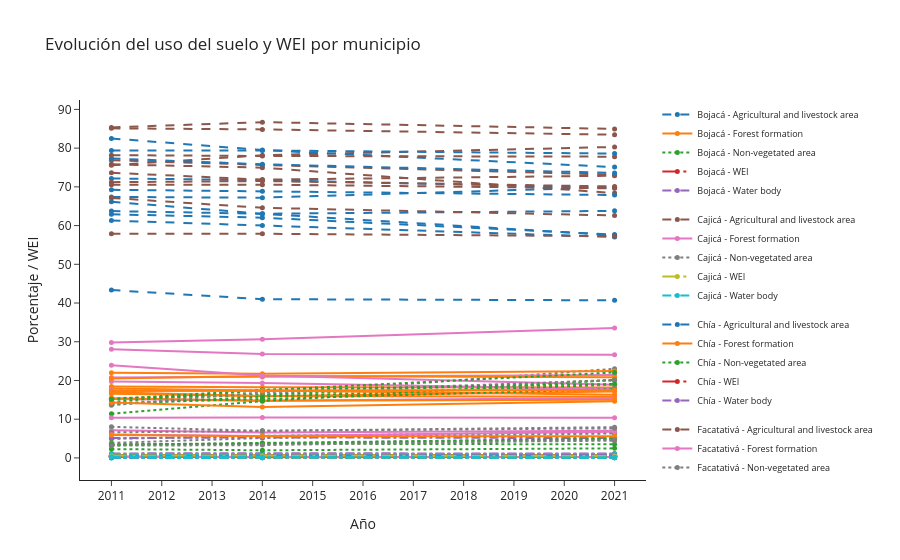

Notebook source saved alongside this figure:
### Code cell
class_cols = {
    'Forest formation': 'Forest formation_perc',
    'Agricultural and livestock area': 'Agricultural and livestock area_perc',
    'Non-vegetated area': 'Non-vegetated area_perc',
    'Water body': 'Water body_perc',
    'WEI': 'WEI',
}

df_plot = df_all[['municipio_base', 'year'] + list(class_cols.values())].rename(
    columns={v: k for k, v in class_cols.items()}
)

df_long = df_plot.melt(
    id_vars=['municipio_base', 'year'],
    var_name='class',
    value_name='value'
)

fig = go.Figure()

for (municipio, cls), group in df_long.groupby(['municipio_base', 'class']):
    fig.add_trace(
        go.Scatter(
            x=group['year'],
            y=group['value'],
            mode='lines+markers',
            name=f'{municipio} - {cls}',
            legendgroup=municipio,
            line=dict(
                dash=line_styles.get(cls, 'solid'),
                width=2,
            ),
            marker=dict(size=5),
            hovertemplate='<b>%{fullData.name}</b><br>Año: %{x}<br>Valor: %{y:.2f}<extra></extra>'
        )
    )

fig.update_layout(
    title='Evolución del uso del suelo y WEI por municipio',
    xaxis=dict(title='Año', dtick=1),
    yaxis=dict(title='Porcentaje / WEI'),
    legend=dict(traceorder='grouped', font=dict(size=9)),
    hovermode='closest',
    template='simple_white'
)

fig

### Figure 1 — Plotly figure (JSON) as saved in the notebook; plotly's stock layout.template omitted (floating-point values rounded to 4 significant figures)
{"data": [{"hovertemplate": "<b>%{fullData.name}</b><br>Año: %{x}<br>Valor: %{y:.2f}<extra></extra>", "legendgroup": "Bojacá", "line": {"dash": "dash", "width": 2}, "marker": {"size": 5}, "mode": "lines+markers", "name": "Bojacá - Agricultural and livestock area", "type": "scatter", "x": [2011, 2014, 2021], "y": [63.74, 63.06, 63.8]}, {"hovertemplate": "<b>%{fullData.name}</b><br>Año: %{x}<br>Valor: %{y:.2f}<extra></extra>", "legendgroup": "Bojacá", "line": {"dash": "solid", "width": 2}, "marker": {"size": 5}, "mode": "lines+markers", "name": "Bojacá - Forest formation", "type": "scatter", "x": [2011, 2014, 2021], "y": [16.57, 15.98, 15.8]}, {"hovertemplate": "<b>%{fullData.name}</b><br>Año: %{x}<br>Valor: %{y:.2f}<extra></extra>", "legendgroup": "Bojacá", "line": {"dash": "dot", "width": 2}, "marker": {"size": 5}, "mode": "lines+markers", "name": "Bojacá - Non-vegetated area", "type": "scatter", "x": [2011, 2014, 2021], "y": [3.434, 3.727, 5.014]}, {"hovertemplate": "<b>%{fullData.name}</b><br>Año: %{x}<br>Valor: %{y:.2f}<extra></extra>", "legendgroup": "Bojacá", "line": {"dash": "longdashdot", "width": 2}, "marker": {"size": 5}, "mode": "lines+markers", "name": "Bojacá - WEI", "type": "scatter", "x": [2011, 2014, 2021], "y": [0.4856, 0.4762, 0.4779]}, {"hovertemplate": "<b>%{fullData.name}</b><br>Año: %{x}<br>Valor: %{y:.2f}<extra></extra>", "legendgroup": "Bojacá", "line": {"dash": "dashdot", "width": 2}, "marker": {"size": 5}, "mode": "lines+markers", "name": "Bojacá - Water body", "type": "scatter", "x": [2011, 2014, 2021], "y": [0.1202, 0.1167, 0.08796]}, {"hovertemplate": "<b>%{fullData.name}</b><br>Año: %{x}<br>Valor: %{y:.2f}<extra></extra>", "legendgroup": "Cajicá", "line": {"dash": "dash", "width": 2}, "marker": {"size": 5}, "mode": "lines+markers", "name": "Cajicá - Agricultural and livestock area", "type": "scatter", "x": [2011, 2014, 2021], "y": [75.82, 74.96, 68.39]}, {"hovertemplate": "<b>%{fullData.name}</b><br>Año: %{x}<br>Valor: %{y:.2f}<extra></extra>", "legendgroup": "Cajicá", "line": {"dash": "solid", "width": 2}, "marker": {"size": 5}, "mode": "lines+markers", "name": "Cajicá - Forest formation", "type": "scatter", "x": [2011, 2014, 2021], "y": [7.137, 6.59, 7.023]}, {"hovertemplate": "<b>%{fullData.name}</b><br>Año: %{x}<br>Valor: %{y:.2f}<extra></extra>", "legendgroup": "Cajicá", "line": {"dash": "dot", "width": 2}, "marker": {"size": 5}, "mode": "lines+markers", "name": "Cajicá - Non-vegetated area", "type": "scatter", "x": [2011, 2014, 2021], "y": [15.42, 16.34, 23.02]}, {"hovertemplate": "<b>%{fullData.name}</b><br>Año: %{x}<br>Valor: %{y:.2f}<extra></extra>", "legendgroup": "Cajicá", "line": {"dash": "longdashdot", "width": 2}, "marker": {"size": 5}, "mode": "lines+markers", "name": "Cajicá - WEI", "type": "scatter", "x": [2011, 2014, 2021], "y": [0.4544, 0.4474, 0.4159]}, {"hovertemplate": "<b>%{fullData.name}</b><br>Año: %{x}<br>Valor: %{y:.2f}<extra></extra>", "legendgroup": "Cajicá", "line": {"dash": "dashdot", "width": 2}, "marker": {"size": 5}, "mode": "lines+markers", "name": "Cajicá - Water body", "type": "scatter", "x": [2011, 2014, 2021], "y": [0.3958, 0.6717, 0.3749]}, {"hovertemplate": "<b>%{fullData.name}</b><br>Año: %{x}<br>Valor: %{y:.2f}<extra></extra>", "legendgroup": "Chía", "line": {"dash": "dash", "width": 2}, "marker": {"size": 5}, "mode": "lines+markers", "name": "Chía - Agricultural and livestock area", "type": "scatter", "x": [2011, 2014, 2021], "y": [62.92, 62.04, 57.68]}, {"hovertemplate": "<b>%{fullData.name}</b><br>Año: %{x}<br>Valor: %{y:.2f}<extra></extra>", "legendgroup": "Chía", "line": {"dash": "solid", "width": 2}, "marker": {"size": 5}, "mode": "lines+markers", "name": "Chía - Forest formation", "type": "scatter", "x": [2011, 2014, 2021], "y": [18.41, 18.27, 18.2]}, {"hovertemplate": "<b>%{fullData.name}</b><br>Año: %{x}<br>Valor: %{y:.2f}<extra></extra>", "legendgroup": "Chía", "line": {"dash": "dot", "width": 2}, "marker": {"size": 5}, "mode": "lines+markers", "name": "Chía - Non-vegetated area", "type": "scatter", "x": [2011, 2014, 2021], "y": [15.35, 16.22, 20.18]}, {"hovertemplate": "<b>%{fullData.name}</b><br>Año: %{x}<br>Valor: %{y:.2f}<extra></extra>", "legendgroup": "Chía", "line": {"dash": "longdashdot", "width": 2}, "marker": {"size": 5}, "mode": "lines+markers", "name": "Chía - WEI", "type": "scatter", "x": [2011, 2014, 2021], "y": [0.5002, 0.4962, 0.4721]}, {"hovertemplate": "<b>%{fullData.name}</b><br>Año: %{x}<br>Valor: %{y:.2f}<extra></extra>", "legendgroup": "Chía", "line": {"dash": "dashdot", "width": 2}, "marker": {"size": 5}, "mode": "lines+markers", "name": "Chía - Water body", "type": "scatter", "x": [2011, 2014, 2021], "y": [0.146, 0.321, 0.1672]}, {"hovertemplate": "<b>%{fullData.name}</b><br>Año: %{x}<br>Valor: %{y:.2f}<extra></extra>", "legendgroup": "Facatativá", "line": {"dash": "dash", "width": 2}, "marker": {"size": 5}, "mode": "lines+markers", "name": "Facatativá - Agricultural and livestock area", "type": "scatter", "x": [2011, 2014, 2021], "y": [76.86, 75.68, 73.15]}, {"hovertemplate": "<b>%{fullData.name}</b><br>Año: %{x}<br>Valor: %{y:.2f}<extra></extra>", "legendgroup": "Facatativá", "line": {"dash": "solid", "width": 2}, "marker": {"size": 5}, "mode": "lines+markers", "name": "Facatativá - Forest formation", "type": "scatter", "x": [2011, 2014, 2021], "y": [15.19, 14.79, 15.49]}, {"hovertemplate": "<b>%{fullData.name}</b><br>Año: %{x}<br>Valor: %{y:.2f}<extra></extra>", "legendgroup": "Facatativá", "line": {"dash": "dot", "width": 2}, "marker": {"size": 5}, "mode": "lines+markers", "name": "Facatativá - Non-vegetated area", "type": "scatter", "x": [2011, 2014, 2021], "y": [6.59, 6.992, 7.937]}, {"hovertemplate": "<b>%{fullData.name}</b><br>Año: %{x}<br>Valor: %{y:.2f}<extra></extra>", "legendgroup": "Facatativá", "line": {"dash": "longdashdot", "width": 2}, "marker": {"size": 5}, "mode": "lines+markers", "name": "Facatativá - WEI", "type": "scatter", "x": [2011, 2014, 2021], "y": [0.538, 0.5278, 0.5224]}, {"hovertemplate": "<b>%{fullData.name}</b><br>Año: %{x}<br>Valor: %{y:.2f}<extra></extra>", "legendgroup": "Facatativá", "line": {"dash": "dashdot", "width": 2}, "marker": {"size": 5}, "mode": "lines+markers", "name": "Facatativá - Water body", "type": "scatter", "x": [2011, 2014, 2021], "y": [0.1702, 0.1488, 0.1697]}, {"hovertemplate": "<b>%{fullData.name}</b><br>Año: %{x}<br>Valor: %{y:.2f}<extra></extra>", "legendgroup": "Fusagasugá", "line": {"dash": "dash", "width": 2}, "marker": {"size": 5}, "mode": "lines+markers", "name": "Fusagasugá - Agricultural and livestock area", "type": "scatter", "x": [2011, 2014, 2021], "y": [72.18, 71.75, 69.78]}, {"hovertemplate": "<b>%{fullData.name}</b><br>Año: %{x}<br>Valor: %{y:.2f}<extra></extra>", "legendgroup": "Fusagasugá", "line": {"dash": "solid", "width": 2}, "marker": {"size": 5}, "mode": "lines+markers", "name": "Fusagasugá - Forest formation", "type": "scatter", "x": [2011, 2014, 2021], "y": [22.0, 21.71, 22.44]}, {"hovertemplate": "<b>%{fullData.name}</b><br>Año: %{x}<br>Valor: %{y:.2f}<extra></extra>", "legendgroup": "Fusagasugá", "line": {"dash": "dot", "width": 2}, "marker": {"size": 5}, "mode": "lines+markers", "name": "Fusagasugá - Non-vegetated area", "type": "scatter", "x": [2011, 2014, 2021], "y": [4.93, 5.685, 6.593]}, {"hovertemplate": "<b>%{fullData.name}</b><br>Año: %{x}<br>Valor: %{y:.2f}<extra></extra>", "legendgroup": "Fusagasugá", "line": {"dash": "longdashdot", "width": 2}, "marker": {"size": 5}, "mode": "lines+markers", "name": "Fusagasugá - WEI", "type": "scatter", "x": [2011, 2014, 2021], "y": [0.5811, 0.576, 0.5736]}, {"hovertemplate": "<b>%{fullData.name}</b><br>Año: %{x}<br>Valor: %{y:.2f}<extra></extra>", "legendgroup": "Fusagasugá", "line": {"dash": "dashdot", "width": 2}, "marker": {"size": 5}, "mode": "lines+markers", "name": "Fusagasugá - Water body", "type": "scatter", "x": [2011, 2014, 2021], "y": [0.01887, 0.01979, 0.02992]}, {"hovertemplate": "<b>%{fullData.name}</b><br>Año: %{x}<br>Valor: %{y:.2f}<extra></extra>", "legendgroup": "Gachancipá", "line": {"dash": "dash", "width": 2}, "marker": {"size": 5}, "mode": "lines+markers", "name": "Gachancipá - Agricultural and livestock area", "type": "scatter", "x": [2011, 2014, 2021], "y": [73.65, 71.87, 72.88]}, {"hovertemplate": "<b>%{fullData.name}</b><br>Año: %{x}<br>Valor: %{y:.2f}<extra></extra>", "legendgroup": "Gachancipá", "line": {"dash": "solid", "width": 2}, "marker": {"size": 5}, "mode": "lines+markers", "name": "Gachancipá - Forest formation", "type": "scatter", "x": [2011, 2014, 2021], "y": [19.75, 19.35, 17.71]}, {"hovertemplate": "<b>%{fullData.name}</b><br>Año: %{x}<br>Valor: %{y:.2f}<extra></extra>", "legendgroup": "Gachancipá", "line": {"dash": "dot", "width": 2}, "marker": {"size": 5}, "mode": "lines+markers", "name": "Gachancipá - Non-vegetated area", "type": "scatter", "x": [2011, 2014, 2021], "y": [3.872, 5.144, 6.318]}, {"hovertemplate": "<b>%{fullData.name}</b><br>Año: %{x}<br>Valor: %{y:.2f}<extra></extra>", "legendgroup": "Gachancipá", "line": {"dash": "longdashdot", "width": 2}, "marker": {"size": 5}, "mode": "lines+markers", "name": "Gachancipá - WEI", "type": "scatter", "x": [2011, 2014, 2021], "y": [0.5664, 0.5533, 0.5421]}, {"hovertemplate": "<b>%{fullData.name}</b><br>Año: %{x}<br>Valor: %{y:.2f}<extra></extra>", "legendgroup": "Gachancipá", "line": {"dash": "dashdot", "width": 2}, "marker": {"size": 5}, "mode": "lines+markers", "name": "Gachancipá - Water body", "type": "scatter", "x": [2011, 2014, 2021], "y": [0.06223, 0.04563, 0.056]}, {"hovertemplate": "<b>%{fullData.name}</b><br>Año: %{x}<br>Valor: %{y:.2f}<extra></extra>", "legendgroup": "Sibaté", "line": {"dash": "dash", "width": 2}, "marker": {"size": 5}, "mode": "lines+markers", "name": "Sibaté - Agricultural and livestock area", "type": "scatter", "x": [2011, 2014, 2021], "y": [67.41, 67.2, 69.93]}, {"hovertemplate": "<b>%{fullData.name}</b><br>Año: %{x}<br>Valor: %{y:.2f}<extra></extra>", "legendgroup": "Sibaté", "line": {"dash": "solid", "width": 2}, "marker": {"size": 5}, "mode": "lines+markers", "name": "Sibaté - Forest formation", "type": "scatter", "x": [2011, 2014, 2021], "y": [15.42, 14.76, 15.02]}, {"hovertemplate": "<b>%{fullData.name}</b><br>Año: %{x}<br>Valor: %{y:.2f}<extra></extra>", "legendgroup": "Sibaté", "line": {"dash": "dot", "width": 2}, "marker": {"size": 5}, "mode": "lines+markers", "name": "Sibaté - Non-vegetated area", "type": "scatter", "x": [2011, 2014, 2021], "y": [3.341, 3.679, 3.503]}, {"hovertemplate": "<b>%{fullData.name}</b><br>Año: %{x}<br>Valor: %{y:.2f}<extra></extra>", "legendgroup": "Sibaté", "line": {"dash": "longdashdot", "width": 2}, "marker": {"size": 5}, "mode": "lines+markers", "name": "Sibaté - WEI", "type": "scatter", "x": [2011, 2014, 2021], "y": [0.5425, 0.5365, 0.551]}, {"hovertemplate": "<b>%{fullData.name}</b><br>Año: %{x}<br>Valor: %{y:.2f}<extra></extra>", "legendgroup": "Sibaté", "line": {"dash": "dashdot", "width": 2}, "marker": {"size": 5}, "mode": "lines+markers", "name": "Sibaté - Water body", "type": "scatter", "x": [2011, 2014, 2021], "y": [5.127, 5.285, 5.12]}, {"hovertemplate": "<b>%{fullData.name}</b><br>Año: %{x}<br>Valor: %{y:.2f}<extra></extra>", "legendgroup": "Sopó", "line": {"dash": "dash", "width": 2}, "marker": {"size": 5}, "mode": "lines+markers", "name": "Sopó - Agricultural and livestock area", "type": "scatter", "x": [2011, 2014, 2021], "y": [71.21, 71.5, 70.09]}, {"hovertemplate": "<b>%{fullData.name}</b><br>Año: %{x}<br>Valor: %{y:.2f}<extra></extra>", "legendgroup": "Sopó", "line": {"dash": "solid", "width": 2}, "marker": {"size": 5}, "mode": "lines+markers", "name": "Sopó - Forest formation", "type": "scatter", "x": [2011, 2014, 2021], "y": [20.76, 20.93, 21.4]}, {"hovertemplate": "<b>%{fullData.name}</b><br>Año: %{x}<br>Valor: %{y:.2f}<extra></extra>", "legendgroup": "Sopó", "line": {"dash": "dot", "width": 2}, "marker": {"size": 5}, "mode": "lines+markers", "name": "Sopó - Non-vegetated area", "type": "scatter", "x": [2011, 2014, 2021], "y": [3.468, 3.674, 4.456]}, {"hovertemplate": "<b>%{fullData.name}</b><br>Año: %{x}<br>Valor: %{y:.2f}<extra></extra>", "legendgroup": "Sopó", "line": {"dash": "longdashdot", "width": 2}, "marker": {"size": 5}, "mode": "lines+markers", "name": "Sopó - WEI", "type": "scatter", "x": [2011, 2014, 2021], "y": [0.5686, 0.5719, 0.5676]}, {"hovertemplate": "<b>%{fullData.name}</b><br>Año: %{x}<br>Valor: %{y:.2f}<extra></extra>", "legendgroup": "Sopó", "line": {"dash": "dashdot", "width": 2}, "marker": {"size": 5}, "mode": "lines+markers", "name": "Sopó - Water body", "type": "scatter", "x": [2011, 2014, 2021], "y": [0.4926, 0.5095, 0.3113]}, {"hovertemplate": "<b>%{fullData.name}</b><br>Año: %{x}<br>Valor: %{y:.2f}<extra></extra>", "legendgroup": "Tocancipá", "line": {"dash": "dash", "width": 2}, "marker": {"size": 5}, "mode": "lines+markers", "name": "Tocancipá - Agricultural and livestock area", "type": "scatter", "x": [2011, 2014, 2021], "y": [61.3, 60.01, 57.04]}, {"hovertemplate": "<b>%{fullData.name}</b><br>Año: %{x}<br>Valor: %{y:.2f}<extra></extra>", "legendgroup": "Tocancipá", "line": {"dash": "solid", "width": 2}, "marker": {"size": 5}, "mode": "lines+markers", "name": "Tocancipá - Forest formation", "type": "scatter", "x": [2011, 2014, 2021], "y": [16.94, 15.93, 17.15]}, {"hovertemplate": "<b>%{fullData.name}</b><br>Año: %{x}<br>Valor: %{y:.2f}<extra></extra>", "legendgroup": "Tocancipá", "line": {"dash": "dot", "width": 2}, "marker": {"size": 5}, "mode": "lines+markers", "name": "Tocancipá - Non-vegetated area", "type": "scatter", "x": [2011, 2014, 2021], "y": [13.84, 15.82, 18.9]}, {"hovertemplate": "<b>%{fullData.name}</b><br>Año: %{x}<br>Valor: %{y:.2f}<extra></extra>", "legendgroup": "Tocancipá", "line": {"dash": "longdashdot", "width": 2}, "marker": {"size": 5}, "mode": "lines+markers", "name": "Tocancipá - WEI", "type": "scatter", "x": [2011, 2014, 2021], "y": [0.4875, 0.4715, 0.4679]}, {"hovertemplate": "<b>%{fullData.name}</b><br>Año: %{x}<br>Valor: %{y:.2f}<extra></extra>", "legendgroup": "Tocancipá", "line": {"dash": "dashdot", "width": 2}, "marker": {"size": 5}, "mode": "lines+markers", "name": "Tocancipá - Water body", "type": "scatter", "x": [2011, 2014, 2021], "y": [1.163, 1.211, 1.114]}, {"hovertemplate": "<b>%{fullData.name}</b><br>Año: %{x}<br>Valor: %{y:.2f}<extra></extra>", "legendgroup": "Zipacón", "line": {"dash": "dash", "width": 2}, "marker": {"size": 5}, "mode": "lines+markers", "name": "Zipacón - Agricultural and livestock area", "type": "scatter", "x": [2011, 2014, 2021], "y": [70.56, 70.57, 69.63]}, {"hovertemplate": "<b>%{fullData.name}</b><br>Año: %{x}<br>Valor: %{y:.2f}<extra></extra>", "legendgroup": "Zipacón", "line": {"dash": "solid", "width": 2}, "marker": {"size": 5}, "mode": "lines+markers", "name": "Zipacón - Forest formation", "type": "scatter", "x": [2011, 2014, 2021], "y": [28.04, 26.86, 26.62]}, {"hovertemplate": "<b>%{fullData.name}</b><br>Año: %{x}<br>Valor: %{y:.2f}<extra></extra>", "legendgroup": "Zipacón", "line": {"dash": "dot", "width": 2}, "marker": {"size": 5}, "mode": "lines+markers", "name": "Zipacón - Non-vegetated area", "type": "scatter", "x": [2011, 2014, 2021], "y": [0.5507, 0.8055, 0.5047]}, {"hovertemplate": "<b>%{fullData.name}</b><br>Año: %{x}<br>Valor: %{y:.2f}<extra></extra>", "legendgroup": "Zipacón", "line": {"dash": "longdashdot", "width": 2}, "marker": {"size": 5}, "mode": "lines+markers", "name": "Zipacón - WEI", "type": "scatter", "x": [2011, 2014, 2021], "y": [0.6334, 0.6216, 0.6149]}, {"hovertemplate": "<b>%{fullData.name}</b><br>Año: %{x}<br>Valor: %{y:.2f}<extra></extra>", "legendgroup": "Zipacón", "line": {"dash": "dashdot", "width": 2}, "marker": {"size": 5}, "mode": "lines+markers", "name": "Zipacón - Water body", "type": "scatter", "x": [2011, 2014, 2021], "y": [0.02959, 0.01479, 0.06247]}, {"hovertemplate": "<b>%{fullData.name}</b><br>Año: %{x}<br>Valor: %{y:.2f}<extra></extra>", "legendgroup": "Zipaquirá", "line": {"dash": "dash", "width": 2}, "marker": {"size": 5}, "mode": "lines+markers", "name": "Zipaquirá - Agricultural and livestock area", "type": "scatter", "x": [2011, 2014, 2021], "y": [69.25, 68.84, 67.89]}, {"hovertemplate": "<b>%{fullData.name}</b><br>Año: %{x}<br>Valor: %{y:.2f}<extra></extra>", "legendgroup": "Zipaquirá", "line": {"dash": "solid", "width": 2}, "marker": {"size": 5}, "mode": "lines+markers", "name": "Zipaquirá - Forest formation", "type": "scatter", "x": [2011, 2014, 2021], "y": [20.52, 21.14, 20.8]}, {"hovertemplate": "<b>%{fullData.name}</b><br>Año: %{x}<br>Valor: %{y:.2f}<extra></extra>", "legendgroup": "Zipaquirá", "line": {"dash": "dot", "width": 2}, "marker": {"size": 5}, "mode": "lines+markers", "name": "Zipaquirá - Non-vegetated area", "type": "scatter", "x": [2011, 2014, 2021], "y": [3.411, 3.828, 4.935]}, {"hovertemplate": "<b>%{fullData.name}</b><br>Año: %{x}<br>Valor: %{y:.2f}<extra></extra>", "legendgroup": "Zipaquirá", "line": {"dash": "longdashdot", "width": 2}, "marker": {"size": 5}, "mode": "lines+markers", "name": "Zipaquirá - WEI", "type": "scatter", "x": [2011, 2014, 2021], "y": [0.5543, 0.5585, 0.5503]}, {"hovertemplate": "<b>%{fullData.name}</b><br>Año: %{x}<br>Valor: %{y:.2f}<extra></extra>", "legendgroup": "Zipaquirá", "line": {"dash": "dashdot", "width": 2}, "marker": {"size": 5}, "mode": "lines+markers", "name": "Zipaquirá - Water body", "type": "scatter", "x": [2011, 2014, 2021], "y": [0.2779, 0.2852, 0.2825]}, {"hovertemplate": "<b>%{fullData.name}</b><br>Año: %{x}<br>Valor: %{y:.2f}<extra></extra>", "legendgroup": "anolaima", "line": {"dash": "dash", "width": 2}, "marker": {"size": 5}, "mode": "lines+markers", "name": "anolaima - Agricultural and livestock area", "type": "scatter", "x": [2011, 2014, 2021], "y": [75.58, 78.18, 80.31]}, {"hovertemplate": "<b>%{fullData.name}</b><br>Año: %{x}<br>Valor: %{y:.2f}<extra></extra>", "legendgroup": "anolaima", "line": {"dash": "solid", "width": 2}, "marker": {"size": 5}, "mode": "lines+markers", "name": "anolaima - Forest formation", "type": "scatter", "x": [2011, 2014, 2021], "y": [23.96, 21.28, 18.87]}, {"hovertemplate": "<b>%{fullData.name}</b><br>Año: %{x}<br>Valor: %{y:.2f}<extra></extra>", "legendgroup": "anolaima", "line": {"dash": "dot", "width": 2}, "marker": {"size": 5}, "mode": "lines+markers", "name": "anolaima - Non-vegetated area", "type": "scatter", "x": [2011, 2014, 2021], "y": [0.4553, 0.5261, 0.8097]}, {"hovertemplate": "<b>%{fullData.name}</b><br>Año: %{x}<br>Valor: %{y:.2f}<extra></extra>", "legendgroup": "anolaima", "line": {"dash": "longdashdot", "width": 2}, "marker": {"size": 5}, "mode": "lines+markers", "name": "anolaima - WEI", "type": "scatter", "x": [2011, 2014, 2021], "y": [0.6176, 0.6038, 0.5903]}, {"hovertemplate": "<b>%{fullData.name}</b><br>Año: %{x}<br>Valor: %{y:.2f}<extra></extra>", "legendgroup": "anolaima", "line": {"dash": "dashdot", "width": 2}, "marker": {"size": 5}, "mode": "lines+markers", "name": "anolaima - Water body", "type": "scatter", "x": [2011, 2014, 2021], "y": [0.008841, 0.014, 0.009578]}, {"hovertemplate": "<b>%{fullData.name}</b><br>Año: %{x}<br>Valor: %{y:.2f}<extra></extra>", "legendgroup": "cota", "line": {"dash": "dash", "width": 2}, "marker": {"size": 5}, "mode": "lines+markers", "name": "cota - Agricultural and livestock area", "type": "scatter", "x": [2011, 2014, 2021], "y": [66.15, 63.05, 57.48]}, {"hovertemplate": "<b>%{fullData.name}</b><br>Año: %{x}<br>Valor: %{y:.2f}<extra></extra>", "legendgroup": "cota", "line": {"dash": "solid", "width": 2}, "marker": {"size": 5}, "mode": "lines+markers", "name": "cota - Forest formation", "type": "scatter", "x": [2011, 2014, 2021], "y": [17.96, 17.39, 16.34]}, {"hovertemplate": "<b>%{fullData.name}</b><br>Año: %{x}<br>Valor: %{y:.2f}<extra></extra>", "legendgroup": "cota", "line": {"dash": "dot", "width": 2}, "marker": {"size": 5}, "mode": "lines+markers", "name": "cota - Non-vegetated area", "type": "scatter", "x": [2011, 2014, 2021], "y": [11.4, 14.66, 20.12]}, {"hovertemplate": "<b>%{fullData.name}</b><br>Año: %{x}<br>Valor: %{y:.2f}<extra></extra>", "legendgroup": "cota", "line": {"dash": "longdashdot", "width": 2}, "marker": {"size": 5}, "mode": "lines+markers", "name": "cota - WEI", "type": "scatter", "x": [2011, 2014, 2021], "y": [0.5146, 0.4938, 0.4552]}, {"hovertemplate": "<b>%{fullData.name}</b><br>Año: %{x}<br>Valor: %{y:.2f}<extra></extra>", "legendgroup": "cota", "line": {"dash": "dashdot", "width": 2}, "marker": {"size": 5}, "mode": "lines+markers", "name": "cota - Water body", "type": "scatter", "x": [2011, 2014, 2021], "y": [0.431, 0.4642, 0.4327]}, {"hovertemplate": "<b>%{fullData.name}</b><br>Año: %{x}<br>Valor: %{y:.2f}<extra></extra>", "legendgroup": "el rosal", "line": {"dash": "dash", "width": 2}, "marker": {"size": 5}, "mode": "lines+markers", "name": "el rosal - Agricultural and livestock area", "type": "scatter", "x": [2011, 2014, 2021], "y": [85.35, 86.72, 84.97]}, {"hovertemplate": "<b>%{fullData.name}</b><br>Año: %{x}<br>Valor: %{y:.2f}<extra></extra>", "legendgroup": "el rosal", "line": {"dash": "solid", "width": 2}, "marker": {"size": 5}, "mode": "lines+markers", "name": "el rosal - Forest formation", "type": "scatter", "x": [2011, 2014, 2021], "y": [6.069, 5.659, 6.741]}, {"hovertemplate": "<b>%{fullData.name}</b><br>Año: %{x}<br>Valor: %{y:.2f}<extra></extra>", "legendgroup": "el rosal", "line": {"dash": "dot", "width": 2}, "marker": {"size": 5}, "mode": "lines+markers", "name": "el rosal - Non-vegetated area", "type": "scatter", "x": [2011, 2014, 2021], "y": [8.022, 6.991, 7.631]}, {"hovertemplate": "<b>%{fullData.name}</b><br>Año: %{x}<br>Valor: %{y:.2f}<extra></extra>", "legendgroup": "el rosal", "line": {"dash": "longdashdot", "width": 2}, "marker": {"size": 5}, "mode": "lines+markers", "name": "el rosal - WEI", "type": "scatter", "x": [2011, 2014, 2021], "y": [0.493, 0.4965, 0.4989]}, {"hovertemplate": "<b>%{fullData.name}</b><br>Año: %{x}<br>Valor: %{y:.2f}<extra></extra>", "legendgroup": "el rosal", "line": {"dash": "dashdot", "width": 2}, "marker": {"size": 5}, "mode": "lines+markers", "name": "el rosal - Water body", "type": "scatter", "x": [2011, 2014, 2021], "y": [0.5567, 0.6303, 0.6619]}, {"hovertemplate": "<b>%{fullData.name}</b><br>Año: %{x}<br>Valor: %{y:.2f}<extra></extra>", "legendgroup": "funza", "line": {"dash": "dash", "width": 2}, "marker": {"size": 5}, "mode": "lines+markers", "name": "funza - Agricultural and livestock area", "type": "scatter", "x": [2011, 2014, 2021], "y": [82.51, 79.51, 75.11]}, {"hovertemplate": "<b>%{fullData.name}</b><br>Año: %{x}<br>Valor: %{y:.2f}<extra></extra>", "legendgroup": "funza", "line": {"dash": "solid", "width": 2}, "marker": {"size": 5}, "mode": "lines+markers", "name": "funza - Forest formation", "type": "scatter", "x": [2011, 2014, 2021], "y": [0.3751, 0.1958, 0.2162]}, {"hovertemplate": "<b>%{fullData.name}</b><br>Año: %{x}<br>Valor: %{y:.2f}<extra></extra>", "legendgroup": "funza", "line": {"dash": "dot", "width": 2}, "marker": {"size": 5}, "mode": "lines+markers", "name": "funza - Non-vegetated area", "type": "scatter", "x": [2011, 2014, 2021], "y": [14.46, 17.47, 22.07]}, {"hovertemplate": "<b>%{fullData.name}</b><br>Año: %{x}<br>Valor: %{y:.2f}<extra></extra>", "legendgroup": "funza", "line": {"dash": "longdashdot", "width": 2}, "marker": {"size": 5}, "mode": "lines+markers", "name": "funza - WEI", "type": "scatter", "x": [2011, 2014, 2021], "y": [0.4246, 0.4095, 0.3857]}, {"hovertemplate": "<b>%{fullData.name}</b><br>Año: %{x}<br>Valor: %{y:.2f}<extra></extra>", "legendgroup": "funza", "line": {"dash": "dashdot", "width": 2}, "marker": {"size": 5}, "mode": "lines+markers", "name": "funza - Water body", "type": "scatter", "x": [2011, 2014, 2021], "y": [0.8367, 1.005, 0.8011]}, {"hovertemplate": "<b>%{fullData.name}</b><br>Año: %{x}<br>Valor: %{y:.2f}<extra></extra>", "legendgroup": "la calera", "line": {"dash": "dash", "width": 2}, "marker": {"size": 5}, "mode": "lines+markers", "name": "la calera - Agricultural and livestock area", "type": "scatter", "x": [2011, 2014, 2021], "y": [57.88, 57.88, 57.26]}, {"hovertemplate": "<b>%{fullData.name}</b><br>Año: %{x}<br>Valor: %{y:.2f}<extra></extra>", "legendgroup": "la calera", "line": {"dash": "solid", "width": 2}, "marker": {"size": 5}, "mode": "lines+markers", "name": "la calera - Forest formation", "type": "scatter", "x": [2011, 2014, 2021], "y": [29.79, 30.66, 33.54]}, {"hovertemplate": "<b>%{fullData.name}</b><br>Año: %{x}<br>Valor: %{y:.2f}<extra></extra>", "legendgroup": "la calera", "line": {"dash": "dot", "width": 2}, "marker": {"size": 5}, "mode": "lines+markers", "name": "la calera - Non-vegetated area", "type": "scatter", "x": [2011, 2014, 2021], "y": [0.8176, 0.9554, 1.017]}, {"hovertemplate": "<b>%{fullData.name}</b><br>Año: %{x}<br>Valor: %{y:.2f}<extra></extra>", "legendgroup": "la calera", "line": {"dash": "longdashdot", "width": 2}, "marker": {"size": 5}, "mode": "lines+markers", "name": "la calera - WEI", "type": "scatter", "x": [2011, 2014, 2021], "y": [0.5975, 0.6064, 0.6317]}, {"hovertemplate": "<b>%{fullData.name}</b><br>Año: %{x}<br>Valor: %{y:.2f}<extra></extra>", "legendgroup": "la calera", "line": {"dash": "dashdot", "width": 2}, "marker": {"size": 5}, "mode": "lines+markers", "name": "la calera - Water body", "type": "scatter", "x": [2011, 2014, 2021], "y": [1.028, 1.041, 0.999]}, {"hovertemplate": "<b>%{fullData.name}</b><br>Año: %{x}<br>Valor: %{y:.2f}<extra></extra>", "legendgroup": "madrid", "line": {"dash": "dash", "width": 2}, "marker": {"size": 5}, "mode": "lines+markers", "name": "madrid - Agricultural and livestock area", "type": "scatter", "x": [2011, 2014, 2021], "y": [77.33, 75.84, 73.59]}, {"hovertemplate": "<b>%{fullData.name}</b><br>Año: %{x}<br>Valor: %{y:.2f}<extra></extra>", "legendgroup": "madrid", "line": {"dash": "solid", "width": 2}, "marker": {"size": 5}, "mode": "lines+markers", "name": "madrid - Forest formation", "type": "scatter", "x": [2011, 2014, 2021], "y": [5.907, 5.612, 5.602]}, {"hovertemplate": "<b>%{fullData.name}</b><br>Año: %{x}<br>Valor: %{y:.2f}<extra></extra>", "legendgroup": "madrid", "line": {"dash": "dot", "width": 2}, "marker": {"size": 5}, "mode": "lines+markers", "name": "madrid - Non-vegetated area", "type": "scatter", "x": [2011, 2014, 2021], "y": [14.13, 15.17, 17.78]}, {"hovertemplate": "<b>%{fullData.name}</b><br>Año: %{x}<br>Valor: %{y:.2f}<extra></extra>", "legendgroup": "madrid", "line": {"dash": "longdashdot", "width": 2}, "marker": {"size": 5}, "mode": "lines+markers", "name": "madrid - WEI", "type": "scatter", "x": [2011, 2014, 2021], "y": [0.4503, 0.4402, 0.4284]}, {"hovertemplate": "<b>%{fullData.name}</b><br>Año: %{x}<br>Valor: %{y:.2f}<extra></extra>", "legendgroup": "madrid", "line": {"dash": "dashdot", "width": 2}, "marker": {"size": 5}, "mode": "lines+markers", "name": "madrid - Water body", "type": "scatter", "x": [2011, 2014, 2021], "y": [0.459, 0.4858, 0.4381]}, {"hovertemplate": "<b>%{fullData.name}</b><br>Año: %{x}<br>Valor: %{y:.2f}<extra></extra>", "legendgroup": "mosquera", "line": {"dash": "dash", "width": 2}, "marker": {"size": 5}, "mode": "lines+markers", "name": "mosquera - Agricultural and livestock area", "type": "scatter", "x": [2011, 2014, 2021], "y": [67.14, 64.6, 62.6]}, {"hovertemplate": "<b>%{fullData.name}</b><br>Año: %{x}<br>Valor: %{y:.2f}<extra></extra>", "legendgroup": "mosquera", "line": {"dash": "solid", "width": 2}, "marker": {"size": 5}, "mode": "lines+markers", "name": "mosquera - Forest formation", "type": "scatter", "x": [2011, 2014, 2021], "y": [0.309, 0.2695, 0.2536]}, {"hovertemplate": "<b>%{fullData.name}</b><br>Año: %{x}<br>Valor: %{y:.2f}<extra></extra>", "legendgroup": "mosquera", "line": {"dash": "dot", "width": 2}, "marker": {"size": 5}, "mode": "lines+markers", "name": "mosquera - Non-vegetated area", "type": "scatter", "x": [2011, 2014, 2021], "y": [13.62, 16.94, 20.05]}, {"hovertemplate": "<b>%{fullData.name}</b><br>Año: %{x}<br>Valor: %{y:.2f}<extra></extra>", "legendgroup": "mosquera", "line": {"dash": "longdashdot", "width": 2}, "marker": {"size": 5}, "mode": "lines+markers", "name": "mosquera - WEI", "type": "scatter", "x": [2011, 2014, 2021], "y": [0.3429, 0.3302, 0.3203]}, {"hovertemplate": "<b>%{fullData.name}</b><br>Año: %{x}<br>Valor: %{y:.2f}<extra></extra>", "legendgroup": "mosquera", "line": {"dash": "dashdot", "width": 2}, "marker": {"size": 5}, "mode": "lines+markers", "name": "mosquera - Water body", "type": "scatter", "x": [2011, 2014, 2021], "y": [0.4131, 0.4534, 0.476]}, {"hovertemplate": "<b>%{fullData.name}</b><br>Año: %{x}<br>Valor: %{y:.2f}<extra></extra>", "legendgroup": "soacha", "line": {"dash": "dash", "width": 2}, "marker": {"size": 5}, "mode": "lines+markers", "name": "soacha - Agricultural and livestock area", "type": "scatter", "x": [2011, 2014, 2021], "y": [43.35, 41.0, 40.7]}, {"hovertemplate": "<b>%{fullData.name}</b><br>Año: %{x}<br>Valor: %{y:.2f}<extra></extra>", "legendgroup": "soacha", "line": {"dash": "solid", "width": 2}, "marker": {"size": 5}, "mode": "lines+markers", "name": "soacha - Forest formation", "type": "scatter", "x": [2011, 2014, 2021], "y": [14.32, 13.16, 14.66]}, {"hovertemplate": "<b>%{fullData.name}</b><br>Año: %{x}<br>Valor: %{y:.2f}<extra></extra>", "legendgroup": "soacha", "line": {"dash": "dot", "width": 2}, "marker": {"size": 5}, "mode": "lines+markers", "name": "soacha - Non-vegetated area", "type": "scatter", "x": [2011, 2014, 2021], "y": [15.14, 17.59, 19.09]}, {"hovertemplate": "<b>%{fullData.name}</b><br>Año: %{x}<br>Valor: %{y:.2f}<extra></extra>", "legendgroup": "soacha", "line": {"dash": "longdashdot", "width": 2}, "marker": {"size": 5}, "mode": "lines+markers", "name": "soacha - WEI", "type": "scatter", "x": [2011, 2014, 2021], "y": [0.3616, 0.3395, 0.3535]}, {"hovertemplate": "<b>%{fullData.name}</b><br>Año: %{x}<br>Valor: %{y:.2f}<extra></extra>", "legendgroup": "soacha", "line": {"dash": "dashdot", "width": 2}, "marker": {"size": 5}, "mode": "lines+markers", "name": "soacha - Water body", "type": "scatter", "x": [2011, 2014, 2021], "y": [0.1693, 0.2915, 0.3385]}, {"hovertemplate": "<b>%{fullData.name}</b><br>Año: %{x}<br>Valor: %{y:.2f}<extra></extra>", "legendgroup": "subachoque", "line": {"dash": "dash", "width": 2}, "marker": {"size": 5}, "mode": "lines+markers", "name": "subachoque - Agricultural and livestock area", "type": "scatter", "x": [2011, 2014, 2021], "y": [78.19, 77.98, 77.8]}, {"hovertemplate": "<b>%{fullData.name}</b><br>Año: %{x}<br>Valor: %{y:.2f}<extra></extra>", "legendgroup": "subachoque", "line": {"dash": "solid", "width": 2}, "marker": {"size": 5}, "mode": "lines+markers", "name": "subachoque - Forest formation", "type": "scatter", "x": [2011, 2014, 2021], "y": [17.44, 17.38, 17.56]}, {"hovertemplate": "<b>%{fullData.name}</b><br>Año: %{x}<br>Valor: %{y:.2f}<extra></extra>", "legendgroup": "subachoque", "line": {"dash": "dot", "width": 2}, "marker": {"size": 5}, "mode": "lines+markers", "name": "subachoque - Non-vegetated area", "type": "scatter", "x": [2011, 2014, 2021], "y": [0.2848, 0.2887, 0.3389]}, {"hovertemplate": "<b>%{fullData.name}</b><br>Año: %{x}<br>Valor: %{y:.2f}<extra></extra>", "legendgroup": "subachoque", "line": {"dash": "longdashdot", "width": 2}, "marker": {"size": 5}, "mode": "lines+markers", "name": "subachoque - WEI", "type": "scatter", "x": [2011, 2014, 2021], "y": [0.5676, 0.5658, 0.5668]}, {"hovertemplate": "<b>%{fullData.name}</b><br>Año: %{x}<br>Valor: %{y:.2f}<extra></extra>", "legendgroup": "subachoque", "line": {"dash": "dashdot", "width": 2}, "marker": {"size": 5}, "mode": "lines+markers", "name": "subachoque - Water body", "type": "scatter", "x": [2011, 2014, 2021], "y": [0.224, 0.2184, 0.2188]}, {"hovertemplate": "<b>%{fullData.name}</b><br>Año: %{x}<br>Valor: %{y:.2f}<extra></extra>", "legendgroup": "tabio", "line": {"dash": "dash", "width": 2}, "marker": {"size": 5}, "mode": "lines+markers", "name": "tabio - Agricultural and livestock area", "type": "scatter", "x": [2011, 2014, 2021], "y": [79.37, 79.42, 78.59]}, {"hovertemplate": "<b>%{fullData.name}</b><br>Año: %{x}<br>Valor: %{y:.2f}<extra></extra>", "legendgroup": "tabio", "line": {"dash": "solid", "width": 2}, "marker": {"size": 5}, "mode": "lines+markers", "name": "tabio - Forest formation", "type": "scatter", "x": [2011, 2014, 2021], "y": [17.25, 17.36, 17.52]}, {"hovertemplate": "<b>%{fullData.name}</b><br>Año: %{x}<br>Valor: %{y:.2f}<extra></extra>", "legendgroup": "tabio", "line": {"dash": "dot", "width": 2}, "marker": {"size": 5}, "mode": "lines+markers", "name": "tabio - Non-vegetated area", "type": "scatter", "x": [2011, 2014, 2021], "y": [2.27, 1.973, 2.467]}, {"hovertemplate": "<b>%{fullData.name}</b><br>Año: %{x}<br>Valor: %{y:.2f}<extra></extra>", "legendgroup": "tabio", "line": {"dash": "longdashdot", "width": 2}, "marker": {"size": 5}, "mode": "lines+markers", "name": "tabio - WEI", "type": "scatter", "x": [2011, 2014, 2021], "y": [0.5734, 0.5768, 0.5749]}, {"hovertemplate": "<b>%{fullData.name}</b><br>Año: %{x}<br>Valor: %{y:.2f}<extra></extra>", "legendgroup": "tabio", "line": {"dash": "dashdot", "width": 2}, "marker": {"size": 5}, "mode": "lines+markers", "name": "tabio - Water body", "type": "scatter", "x": [2011, 2014, 2021], "y": [0.4062, 0.6063, 0.6738]}, {"hovertemplate": "<b>%{fullData.name}</b><br>Año: %{x}<br>Valor: %{y:.2f}<extra></extra>", "legendgroup": "tenjo", "line": {"dash": "dash", "width": 2}, "marker": {"size": 5}, "mode": "lines+markers", "name": "tenjo - Agricultural and livestock area", "type": "scatter", "x": [2011, 2014, 2021], "y": [85.12, 84.84, 83.47]}, {"hovertemplate": "<b>%{fullData.name}</b><br>Año: %{x}<br>Valor: %{y:.2f}<extra></extra>", "legendgroup": "tenjo", "line": {"dash": "solid", "width": 2}, "marker": {"size": 5}, "mode": "lines+markers", "name": "tenjo - Forest formation", "type": "scatter", "x": [2011, 2014, 2021], "y": [10.36, 10.46, 10.38]}, {"hovertemplate": "<b>%{fullData.name}</b><br>Año: %{x}<br>Valor: %{y:.2f}<extra></extra>", "legendgroup": "tenjo", "line": {"dash": "dot", "width": 2}, "marker": {"size": 5}, "mode": "lines+markers", "name": "tenjo - Non-vegetated area", "type": "scatter", "x": [2011, 2014, 2021], "y": [3.165, 3.305, 4.682]}, {"hovertemplate": "<b>%{fullData.name}</b><br>Año: %{x}<br>Valor: %{y:.2f}<extra></extra>", "legendgroup": "tenjo", "line": {"dash": "longdashdot", "width": 2}, "marker": {"size": 5}, "mode": "lines+markers", "name": "tenjo - WEI", "type": "scatter", "x": [2011, 2014, 2021], "y": [0.5323, 0.5314, 0.5228]}, {"hovertemplate": "<b>%{fullData.name}</b><br>Año: %{x}<br>Valor: %{y:.2f}<extra></extra>", "legendgroup": "tenjo", "line": {"dash": "dashdot", "width": 2}, "marker": {"size": 5}, "mode": "lines+markers", "name": "tenjo - Water body", "type": "scatter", "x": [2011, 2014, 2021], "y": [0.3138, 0.2607, 0.1616]}], "layout": {"hovermode": "closest", "legend": {"font": {"size": 9}, "traceorder": "grouped"}, "title": {"text": "Evolución del uso del suelo y WEI por municipio"}, "xaxis": {"dtick": 1, "title": {"text": "Año"}}, "yaxis": {"title": {"text": "Porcentaje / WEI"}}}}
